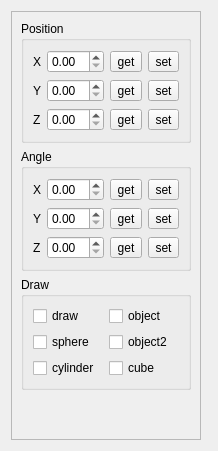
<?xml version="1.0" encoding="UTF-8"?>
<ui version="4.0">
 <class>MainBox</class>
 <widget class="QWidget" name="MainBox">
  <property name="windowTitle">
   <string>Dialog</string>
  </property>
  <layout class="QHBoxLayout" name="horizontalLayout">
   <item>
    <widget class="QFrame" name="frame">
     <property name="sizePolicy">
      <sizepolicy hsizetype="Fixed" vsizetype="Preferred">
       <horstretch>0</horstretch>
       <verstretch>0</verstretch>
      </sizepolicy>
     </property>
     <property name="frameShape">
      <enum>QFrame::StyledPanel</enum>
     </property>
     <property name="frameShadow">
      <enum>QFrame::Raised</enum>
     </property>
     <layout class="QVBoxLayout" name="verticalLayout_2">
      <item>
       <widget class="QGroupBox" name="groupBox">
        <property name="title">
         <string>Position</string>
        </property>
        <layout class="QVBoxLayout" name="verticalLayout">
         <item>
          <layout class="QGridLayout" name="gridLayout">
           <item row="1" column="0">
            <widget class="QLabel" name="label_2">
             <property name="text">
              <string>Y</string>
             </property>
            </widget>
           </item>
           <item row="2" column="0">
            <widget class="QLabel" name="label_3">
             <property name="text">
              <string>Z</string>
             </property>
            </widget>
           </item>
           <item row="0" column="2">
            <widget class="QToolButton" name="btn_get_X">
             <property name="text">
              <string>get</string>
             </property>
            </widget>
           </item>
           <item row="0" column="0">
            <widget class="QLabel" name="label">
             <property name="text">
              <string>X</string>
             </property>
            </widget>
           </item>
           <item row="0" column="1">
            <widget class="QDoubleSpinBox" name="dsb_X"/>
           </item>
           <item row="2" column="1">
            <widget class="QDoubleSpinBox" name="dsb_Z"/>
           </item>
           <item row="1" column="1">
            <widget class="QDoubleSpinBox" name="dsb_Y"/>
           </item>
           <item row="0" column="3">
            <widget class="QToolButton" name="btn_set_X">
             <property name="text">
              <string>set</string>
             </property>
            </widget>
           </item>
           <item row="1" column="2">
            <widget class="QToolButton" name="btn_get_Y">
             <property name="text">
              <string>get</string>
             </property>
            </widget>
           </item>
           <item row="1" column="3">
            <widget class="QToolButton" name="btn_set_Y">
             <property name="text">
              <string>set</string>
             </property>
            </widget>
           </item>
           <item row="2" column="2">
            <widget class="QToolButton" name="btn_get_Z">
             <property name="text">
              <string>get</string>
             </property>
            </widget>
           </item>
           <item row="2" column="3">
            <widget class="QToolButton" name="btn_set_Z">
             <property name="text">
              <string>set</string>
             </property>
            </widget>
           </item>
          </layout>
         </item>
        </layout>
       </widget>
      </item>
      <item>
       <widget class="QGroupBox" name="groupBox_2">
        <property name="title">
         <string>Angle</string>
        </property>
        <layout class="QVBoxLayout" name="verticalLayout_3">
         <item>
          <layout class="QGridLayout" name="gridLayout_2">
           <item row="1" column="0">
            <widget class="QLabel" name="label_4">
             <property name="text">
              <string>Y</string>
             </property>
            </widget>
           </item>
           <item row="2" column="0">
            <widget class="QLabel" name="label_5">
             <property name="text">
              <string>Z</string>
             </property>
            </widget>
           </item>
           <item row="0" column="2">
            <widget class="QToolButton" name="btn_get_angle_X">
             <property name="text">
              <string>get</string>
             </property>
            </widget>
           </item>
           <item row="0" column="0">
            <widget class="QLabel" name="label_6">
             <property name="text">
              <string>X</string>
             </property>
            </widget>
           </item>
           <item row="0" column="1">
            <widget class="QDoubleSpinBox" name="dsb_angle_X"/>
           </item>
           <item row="2" column="1">
            <widget class="QDoubleSpinBox" name="dsb_angle_Z"/>
           </item>
           <item row="1" column="1">
            <widget class="QDoubleSpinBox" name="dsb_angle_Y"/>
           </item>
           <item row="0" column="3">
            <widget class="QToolButton" name="btn_set_angle_X">
             <property name="text">
              <string>set</string>
             </property>
            </widget>
           </item>
           <item row="1" column="2">
            <widget class="QToolButton" name="btn_get_angle_Y">
             <property name="text">
              <string>get</string>
             </property>
            </widget>
           </item>
           <item row="1" column="3">
            <widget class="QToolButton" name="btn_set_angle_Y">
             <property name="text">
              <string>set</string>
             </property>
            </widget>
           </item>
           <item row="2" column="2">
            <widget class="QToolButton" name="btn_get_angle_Z">
             <property name="text">
              <string>get</string>
             </property>
            </widget>
           </item>
           <item row="2" column="3">
            <widget class="QToolButton" name="btn_set_angle_Z">
             <property name="text">
              <string>set</string>
             </property>
            </widget>
           </item>
          </layout>
         </item>
        </layout>
       </widget>
      </item>
      <item>
       <widget class="QGroupBox" name="groupBox_3">
        <property name="title">
         <string>Draw</string>
        </property>
        <layout class="QVBoxLayout" name="verticalLayout_4">
         <item>
          <layout class="QGridLayout" name="gridLayout_3">
           <item row="2" column="0">
            <widget class="QCheckBox" name="cb_cylinder">
             <property name="text">
              <string>cylinder</string>
             </property>
            </widget>
           </item>
           <item row="1" column="0">
            <widget class="QCheckBox" name="cb_sphere">
             <property name="text">
              <string>sphere</string>
             </property>
            </widget>
           </item>
           <item row="0" column="0">
            <widget class="QCheckBox" name="cb_draw">
             <property name="text">
              <string>draw</string>
             </property>
            </widget>
           </item>
           <item row="0" column="1">
            <widget class="QCheckBox" name="cb_object">
             <property name="text">
              <string>object</string>
             </property>
            </widget>
           </item>
           <item row="1" column="1">
            <widget class="QCheckBox" name="cb_object2">
             <property name="text">
              <string>object2</string>
             </property>
            </widget>
           </item>
           <item row="2" column="1">
            <widget class="QCheckBox" name="cb_cube">
             <property name="text">
              <string>cube</string>
             </property>
            </widget>
           </item>
          </layout>
         </item>
        </layout>
       </widget>
      </item>
      <item>
       <spacer name="verticalSpacer">
        <property name="orientation">
         <enum>Qt::Vertical</enum>
        </property>
        <property name="sizeHint" stdset="0">
         <size>
          <width>20</width>
          <height>40</height>
         </size>
        </property>
       </spacer>
      </item>
     </layout>
    </widget>
   </item>
   <item>
    <widget class="Test_QGLWidget" name="widget" native="true"/>
   </item>
  </layout>
 </widget>
 <customwidgets>
  <customwidget>
   <class>Test_QGLWidget</class>
   <extends>QWidget</extends>
   <header>test_qgl_widget.hpp</header>
   <container>1</container>
  </customwidget>
 </customwidgets>
 <tabstops>
  <tabstop>dsb_X</tabstop>
  <tabstop>btn_get_X</tabstop>
  <tabstop>btn_set_X</tabstop>
  <tabstop>dsb_Y</tabstop>
  <tabstop>btn_get_Y</tabstop>
  <tabstop>btn_set_Y</tabstop>
  <tabstop>dsb_Z</tabstop>
  <tabstop>btn_get_Z</tabstop>
  <tabstop>btn_set_Z</tabstop>
  <tabstop>dsb_angle_X</tabstop>
  <tabstop>btn_get_angle_X</tabstop>
  <tabstop>btn_set_angle_X</tabstop>
  <tabstop>dsb_angle_Y</tabstop>
  <tabstop>btn_get_angle_Y</tabstop>
  <tabstop>btn_set_angle_Y</tabstop>
  <tabstop>dsb_angle_Z</tabstop>
  <tabstop>btn_get_angle_Z</tabstop>
  <tabstop>btn_set_angle_Z</tabstop>
  <tabstop>cb_draw</tabstop>
  <tabstop>cb_sphere</tabstop>
  <tabstop>cb_cylinder</tabstop>
  <tabstop>cb_object</tabstop>
  <tabstop>cb_object2</tabstop>
  <tabstop>cb_cube</tabstop>
 </tabstops>
 <resources/>
 <connections/>
</ui>
